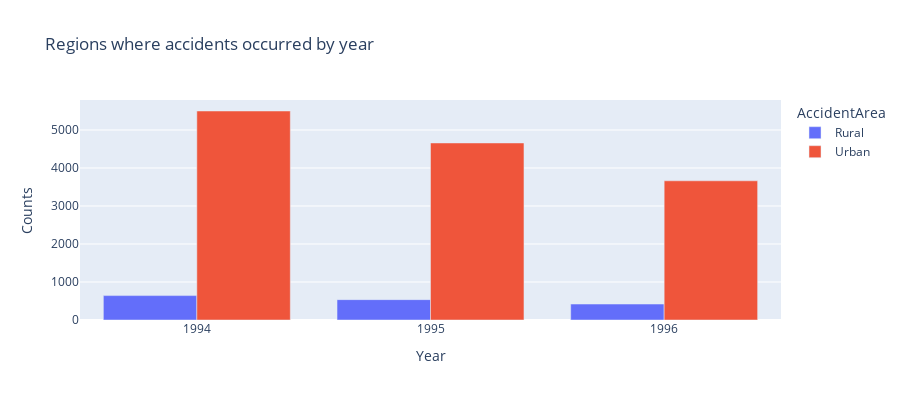

The notebook cell saved with this chart:
### Code cell
# Regions where accidents occurred by years
df_area_year = data.groupby(["AccidentArea", "Year"]).agg({"AccidentArea":"count"})
df_area_year.columns = ["Counts"]
df_area_year.reset_index(inplace=True)
print(df_area_year.head(10))


fig = px.bar(df_area_year, x="Year", y="Counts",
             color='AccidentArea', barmode='group',
             height=400,
            title = "Regions where accidents occurred by year")
fig.show()

### Figure 1 — Plotly figure (JSON) as saved in the notebook; plotly's stock layout.template omitted (floating-point values rounded to 4 significant figures)
{"data": [{"alignmentgroup": "True", "hovertemplate": "AccidentArea=Rural<br>Year=%{x}<br>Counts=%{y}<extra></extra>", "legendgroup": "Rural", "marker": {"color": "#636efa", "pattern": {"shape": ""}}, "name": "Rural", "offsetgroup": "Rural", "orientation": "v", "showlegend": true, "textposition": "auto", "type": "bar", "x": [1994, 1995, 1996], "xaxis": "x", "y": [642, 536, 420], "yaxis": "y"}, {"alignmentgroup": "True", "hovertemplate": "AccidentArea=Urban<br>Year=%{x}<br>Counts=%{y}<extra></extra>", "legendgroup": "Urban", "marker": {"color": "#EF553B", "pattern": {"shape": ""}}, "name": "Urban", "offsetgroup": "Urban", "orientation": "v", "showlegend": true, "textposition": "auto", "type": "bar", "x": [1994, 1995, 1996], "xaxis": "x", "y": [5500, 4659, 3663], "yaxis": "y"}], "layout": {"barmode": "group", "height": 400, "legend": {"title": {"text": "AccidentArea"}, "tracegroupgap": 0}, "title": {"text": "Regions where accidents occurred by year"}, "xaxis": {"anchor": "y", "domain": [0, 1], "title": {"text": "Year"}}, "yaxis": {"anchor": "x", "domain": [0, 1], "title": {"text": "Counts"}}}}
